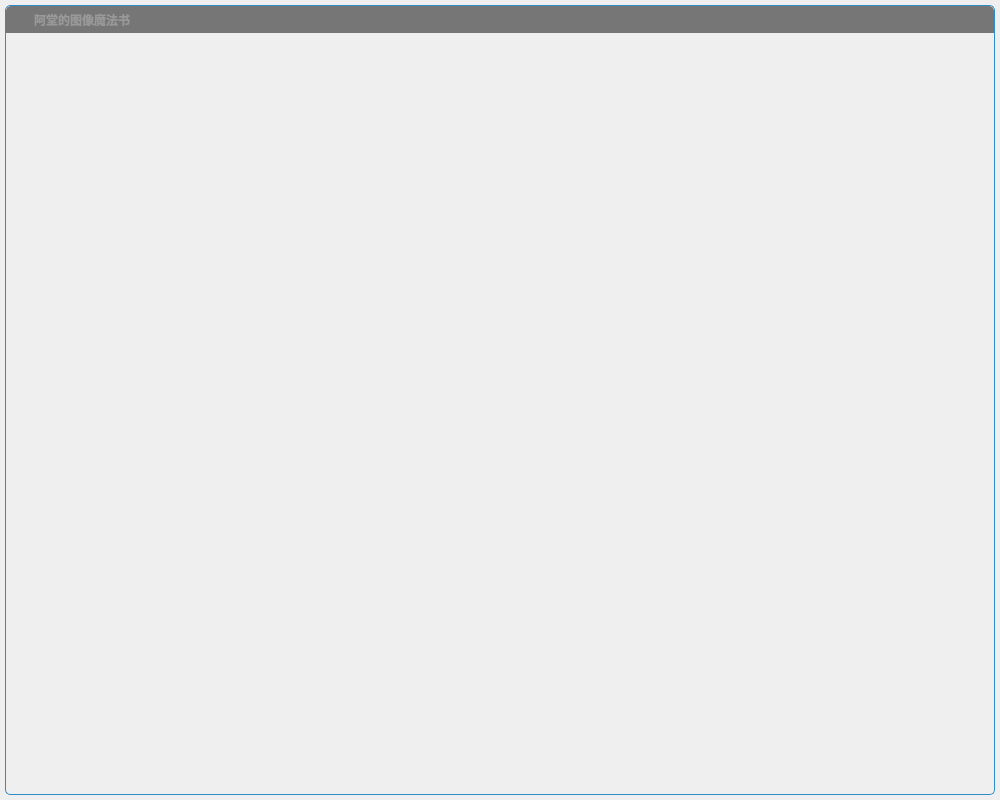
<?xml version="1.0" encoding="UTF-8"?>
<ui version="4.0">
 <class>FramelessWindow</class>
 <widget class="QWidget" name="FramelessWindow">
  <property name="geometry">
   <rect>
    <x>0</x>
    <y>0</y>
    <width>1000</width>
    <height>800</height>
   </rect>
  </property>
  <property name="minimumSize">
   <size>
    <width>1000</width>
    <height>800</height>
   </size>
  </property>
  <property name="windowTitle">
   <string/>
  </property>
  <property name="autoFillBackground">
   <bool>false</bool>
  </property>
  <layout class="QVBoxLayout" name="verticalLayout_2">
   <property name="spacing">
    <number>0</number>
   </property>
   <property name="leftMargin">
    <number>5</number>
   </property>
   <property name="topMargin">
    <number>5</number>
   </property>
   <property name="rightMargin">
    <number>5</number>
   </property>
   <property name="bottomMargin">
    <number>5</number>
   </property>
   <item>
    <widget class="QWidget" name="windowFrame" native="true">
     <property name="autoFillBackground">
      <bool>false</bool>
     </property>
     <property name="styleSheet">
      <string notr="true">#windowFrame{border:1px solid palette(highlight); border-radius:5px 5px 5px 5px; background-color:palette(Window);}</string>
     </property>
     <layout class="QVBoxLayout" name="verticalLayout">
      <property name="spacing">
       <number>0</number>
      </property>
      <property name="leftMargin">
       <number>1</number>
      </property>
      <property name="topMargin">
       <number>1</number>
      </property>
      <property name="rightMargin">
       <number>1</number>
      </property>
      <property name="bottomMargin">
       <number>1</number>
      </property>
      <item>
       <widget class="WindowDragger" name="windowTitlebar" native="true">
        <property name="sizePolicy">
         <sizepolicy hsizetype="Preferred" vsizetype="Fixed">
          <horstretch>0</horstretch>
          <verstretch>0</verstretch>
         </sizepolicy>
        </property>
        <property name="minimumSize">
         <size>
          <width>0</width>
          <height>0</height>
         </size>
        </property>
        <property name="autoFillBackground">
         <bool>false</bool>
        </property>
        <property name="styleSheet">
         <string notr="true">#windowTitlebar{border: 0px none palette(base); border-top-left-radius:5px; border-top-right-radius:5px; background-color:palette(shadow); height:20px;}</string>
        </property>
        <layout class="QHBoxLayout" name="horizontalLayout" stretch="0,0,1,0,0,0,0">
         <property name="spacing">
          <number>0</number>
         </property>
         <property name="leftMargin">
          <number>0</number>
         </property>
         <property name="topMargin">
          <number>0</number>
         </property>
         <property name="rightMargin">
          <number>0</number>
         </property>
         <property name="bottomMargin">
          <number>0</number>
         </property>
         <item>
          <widget class="QLabel" name="spacer">
           <property name="minimumSize">
            <size>
             <width>4</width>
             <height>0</height>
            </size>
           </property>
           <property name="maximumSize">
            <size>
             <width>4</width>
             <height>16777215</height>
            </size>
           </property>
          </widget>
         </item>
         <item>
          <widget class="QLabel" name="icon">
           <property name="minimumSize">
            <size>
             <width>16</width>
             <height>16</height>
            </size>
           </property>
           <property name="maximumSize">
            <size>
             <width>16</width>
             <height>16</height>
            </size>
           </property>
           <property name="contextMenuPolicy">
            <enum>Qt::NoContextMenu</enum>
           </property>
           <property name="styleSheet">
            <string notr="true">#icon {background-color:palette(shadow);}</string>
           </property>
          </widget>
         </item>
         <item>
          <widget class="QLabel" name="titleText">
           <property name="font">
            <font>
             <weight>75</weight>
             <bold>true</bold>
            </font>
           </property>
           <property name="styleSheet">
            <string notr="true">  padding-left:5px;
  color:rgb(153,153,153);</string>
           </property>
           <property name="text">
            <string>阿堂的图像魔法书</string>
           </property>
           <property name="alignment">
            <set>Qt::AlignLeading|Qt::AlignLeft|Qt::AlignVCenter</set>
           </property>
          </widget>
         </item>
         <item>
          <widget class="QToolButton" name="minimizeButton">
           <property name="font">
            <font>
             <weight>75</weight>
             <bold>true</bold>
            </font>
           </property>
           <property name="styleSheet">
            <string notr="true">#minimizeButton{
  background-color:none;
  border:none;
  width:16px;
  height:16px;
  padding:4px;
  image:url(:/images/icon_window_minimize.png);
}
#minimizeButton:hover{
  background-color:palette(alternate-base);
}
#minimizeButton:pressed{
  background-color:palette(highlight);
}</string>
           </property>
           <property name="text">
            <string/>
           </property>
          </widget>
         </item>
         <item>
          <widget class="QToolButton" name="restoreButton">
           <property name="styleSheet">
            <string notr="true">#restoreButton{
  background-color:none;
  border:none;
  width:16px;
  height:16px;
  padding:4px;
  image:url(:/images/icon_window_restore.png);
}
#restoreButton:hover{
  background-color:palette(alternate-base);
}
#restoreButton:pressed{
  background-color:palette(highlight);
}</string>
           </property>
           <property name="text">
            <string/>
           </property>
          </widget>
         </item>
         <item>
          <widget class="QToolButton" name="maximizeButton">
           <property name="styleSheet">
            <string notr="true">#maximizeButton{
  background-color:none;
  border:none;
  width:16px;
  height:16px;
  padding:4px;
  image:url(:/images/icon_window_maximize.png);
}
#maximizeButton:hover{
  background-color:palette(alternate-base);
}
##maximizeButton:pressed{
  background-color:palette(highlight);
}</string>
           </property>
           <property name="text">
            <string/>
           </property>
          </widget>
         </item>
         <item>
          <widget class="QToolButton" name="closeButton">
           <property name="font">
            <font>
             <weight>75</weight>
             <bold>true</bold>
            </font>
           </property>
           <property name="styleSheet">
            <string notr="true">#closeButton{
  background-color:none;
  border:none;
  width:16px;
  height:16px;
  padding:4px;
  image:url(:/images/icon_window_close.png);
  border-top-right-radius: 5px;
}
#closeButton:hover{
  background-color:palette(alternate-base);
}
##closeButton:pressed{
  background-color:palette(highlight);
}</string>
           </property>
          </widget>
         </item>
        </layout>
       </widget>
      </item>
      <item>
       <widget class="QWidget" name="windowContent" native="true">
        <property name="autoFillBackground">
         <bool>false</bool>
        </property>
        <property name="styleSheet">
         <string notr="true">#windowContent{
  border: 0px none palette(base);
  border-radius:0px 0px 5px 5px;
}</string>
        </property>
        <layout class="QVBoxLayout" name="verticalLayout_3">
         <property name="spacing">
          <number>0</number>
         </property>
         <property name="leftMargin">
          <number>0</number>
         </property>
         <property name="topMargin">
          <number>0</number>
         </property>
         <property name="rightMargin">
          <number>0</number>
         </property>
         <property name="bottomMargin">
          <number>0</number>
         </property>
        </layout>
       </widget>
      </item>
     </layout>
    </widget>
   </item>
  </layout>
 </widget>
 <layoutdefault spacing="6" margin="11"/>
 <customwidgets>
  <customwidget>
   <class>WindowDragger</class>
   <extends>QWidget</extends>
   <header>windowdragger.h</header>
   <container>1</container>
  </customwidget>
 </customwidgets>
 <resources/>
 <connections/>
</ui>
